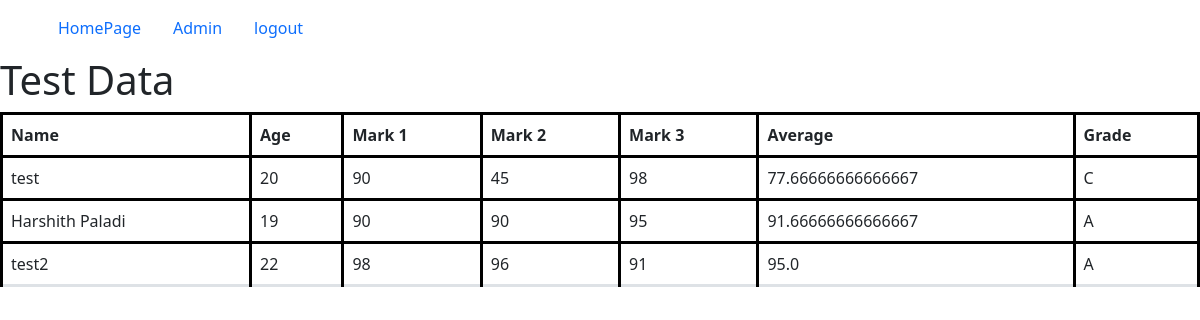
Before: /App1/show/ (signed in) with the older database file.
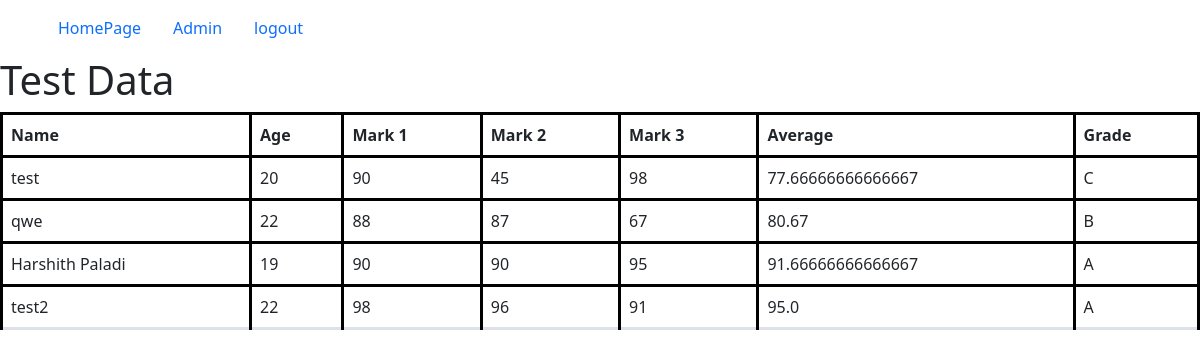
After: the same page with the newer database file.
### App1/models.py (models this page shows, shortened)
class Student(models.Model):
    name = models.CharField(max_length=100,validators=[validators.MinLengthValidator(3)])
    age = models.IntegerField(validators=[validators.MinValueValidator(10)])
    mark1 = models.IntegerField(validators=[validators.MinValueValidator(0),validators.MaxValueValidator(100)])
    mark2 = models.IntegerField(validators=[validators.MinValueValidator(0),validators.MaxValueValidator(100)])
    mark3 = models.IntegerField(validators=[validators.MinValueValidator(0),validators.MaxValueValidator(100)])
    total = models.IntegerField(validators=[validators.MinValueValidator(0),validators.MaxValueValidator(100)])
    avg = models.FloatField(validators=[validators.MinValueValidator(0),validators.MaxValueValidator(100)])
    grade = models.CharField(max_length=10)

### App1/views.py (the view)
# urls.py: path('show/',views.show,name='show'),
@login_required(login_url="/login")
def show(request):
    data = Student.objects.order_by('avg')
    return render(request,'base.html',{'data':data})

### App1/templates/base.html (shortened to what this page needs)
{% extends 'bootstrap.html' %}
{% block content %}
<nav class="navbar navbar-default navbar-static-top">
    <div class="container">
        <ul class="nav justify-content-center|justify-content-end">
            <li class="nav-brand">
                <a class="nav-link" href="{% url 'App1:index' %}">HomePage</a>
            </li>
            <li class="nav-item">
                <a class="nav-link" href="{% url 'admin:index' %}">Admin</a>
            </li>
            {% if user.is_authenticated %}
            <li><a class='nav-link' href="{% url 'App1:logout' %}">logout</a></li>
            {% else %}
            <li><a class='nav-link' href="{% url 'login' %}">login</a></li>
            {% endif %}
        </ul>
    </div>
</nav>
{% if data %}
<h1>Test Data</h1>
<div class="data">
    <table class="table">
        <thead>
            <tr>
                <th>Name</th>
                <th>Age</th>
                <th>Mark 1</th>
                <th>Mark 2</th>
                <th>Mark 3</th>
                <th>Average</th>
                <th>Grade</th>
            </tr>
        </thead>
        {% for dat in data %}
        <tbody>
            <tr>
                <td scope="row">{{dat.name}}</td>
                <td>{{dat.age}}</td>
                <td>{{dat.mark1}}</td>
                <td>{{dat.mark2}}</td>
                <td>{{dat.mark3}}</td>
                <td>{{dat.avg}}</td>
                <td>{{dat.grade}}</td>
            </tr>
        </tbody>
        {% endfor %}
    </table>
{% endif %}
{% endblock content %}

### templates/bootstrap.html (shortened to what this page needs)
<!doctype html>
<html lang="en">
  <head>
    <link rel="stylesheet" href="https://cdn.jsdelivr.net/npm/bootstrap@5.0.2/dist/css/bootstrap.min.css">
  </head>
  <body>
          {% block content %}
          {% endblock %}
  </body>
</html>

### App1/templates/base.html (style rules this page uses)
table, th, td { border: 3px solid black; border-collapse: collapse; }

Changed rows visible on the page:
added Student: name "qwe", age "22", mark1 "88", mark2 "87", mark3 "67", avg "80.67", grade "B"
